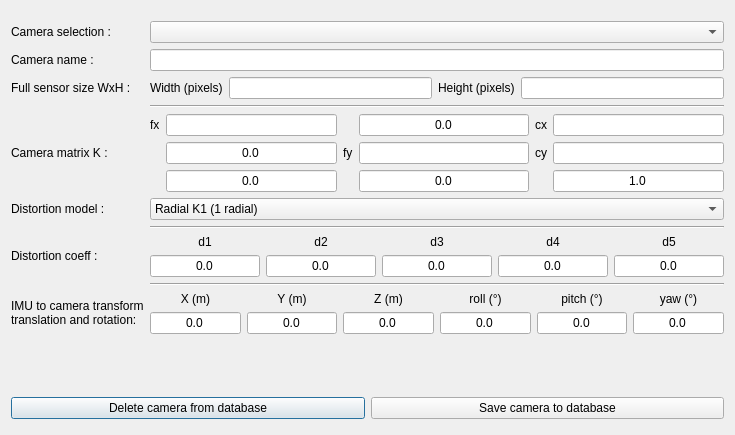
<?xml version="1.0" encoding="UTF-8"?>
<ui version="4.0">
 <class>CameraManagerTool</class>
 <widget class="QDialog" name="CameraManagerTool">
  <property name="geometry">
   <rect>
    <x>0</x>
    <y>0</y>
    <width>735</width>
    <height>435</height>
   </rect>
  </property>
  <property name="windowTitle">
   <string>Camera Manager</string>
  </property>
  <layout class="QHBoxLayout" name="horizontalLayout">
   <item>
    <layout class="QVBoxLayout" name="verticalLayout_2">
     <property name="leftMargin">
      <number>0</number>
     </property>
     <property name="topMargin">
      <number>5</number>
     </property>
     <property name="bottomMargin">
      <number>5</number>
     </property>
     <item>
      <layout class="QGridLayout" name="gridLayout">
       <property name="topMargin">
        <number>5</number>
       </property>
       <property name="bottomMargin">
        <number>5</number>
       </property>
       <item row="8" column="0">
        <widget class="QLabel" name="label_5">
         <property name="text">
          <string>Distortion coeff :</string>
         </property>
        </widget>
       </item>
       <item row="1" column="0">
        <widget class="QLabel" name="label_2">
         <property name="text">
          <string>Camera name :</string>
         </property>
        </widget>
       </item>
       <item row="9" column="1">
        <widget class="Line" name="line">
         <property name="orientation">
          <enum>Qt::Horizontal</enum>
         </property>
        </widget>
       </item>
       <item row="0" column="1">
        <widget class="QComboBox" name="cam_selection_cb"/>
       </item>
       <item row="2" column="1">
        <layout class="QGridLayout" name="gridLayout_5">
         <item row="0" column="1">
          <widget class="QLineEdit" name="sensor_width"/>
         </item>
         <item row="0" column="2">
          <widget class="QLabel" name="label_17">
           <property name="text">
            <string>Height (pixels)</string>
           </property>
          </widget>
         </item>
         <item row="0" column="3">
          <widget class="QLineEdit" name="sensor_height"/>
         </item>
         <item row="0" column="0">
          <widget class="QLabel" name="label_16">
           <property name="text">
            <string>Width (pixels)</string>
           </property>
          </widget>
         </item>
        </layout>
       </item>
       <item row="10" column="1">
        <layout class="QGridLayout" name="gridLayout_6">
         <item row="1" column="6">
          <widget class="QLabel" name="label_24">
           <property name="text">
            <string>yaw (°)</string>
           </property>
           <property name="alignment">
            <set>Qt::AlignCenter</set>
           </property>
          </widget>
         </item>
         <item row="1" column="4">
          <widget class="QLabel" name="label_22">
           <property name="text">
            <string>roll (°)</string>
           </property>
           <property name="alignment">
            <set>Qt::AlignCenter</set>
           </property>
          </widget>
         </item>
         <item row="1" column="3">
          <widget class="QLabel" name="label_19">
           <property name="text">
            <string>Z (m)</string>
           </property>
           <property name="alignment">
            <set>Qt::AlignCenter</set>
           </property>
          </widget>
         </item>
         <item row="1" column="5">
          <widget class="QLabel" name="label_23">
           <property name="text">
            <string>pitch (°)</string>
           </property>
           <property name="alignment">
            <set>Qt::AlignCenter</set>
           </property>
          </widget>
         </item>
         <item row="1" column="0">
          <widget class="QLabel" name="label_20">
           <property name="text">
            <string>X (m)</string>
           </property>
           <property name="alignment">
            <set>Qt::AlignCenter</set>
           </property>
          </widget>
         </item>
         <item row="1" column="1">
          <widget class="QLabel" name="label_21">
           <property name="text">
            <string>Y (m)</string>
           </property>
           <property name="alignment">
            <set>Qt::AlignCenter</set>
           </property>
          </widget>
         </item>
         <item row="2" column="0">
          <widget class="QLineEdit" name="X_le">
           <property name="text">
            <string>0.0</string>
           </property>
           <property name="alignment">
            <set>Qt::AlignCenter</set>
           </property>
          </widget>
         </item>
         <item row="2" column="1">
          <widget class="QLineEdit" name="Y_le">
           <property name="text">
            <string>0.0</string>
           </property>
           <property name="alignment">
            <set>Qt::AlignCenter</set>
           </property>
          </widget>
         </item>
         <item row="2" column="3">
          <widget class="QLineEdit" name="Z_le">
           <property name="text">
            <string>0.0</string>
           </property>
           <property name="alignment">
            <set>Qt::AlignCenter</set>
           </property>
          </widget>
         </item>
         <item row="2" column="4">
          <widget class="QLineEdit" name="roll_le">
           <property name="text">
            <string>0.0</string>
           </property>
           <property name="alignment">
            <set>Qt::AlignCenter</set>
           </property>
          </widget>
         </item>
         <item row="2" column="5">
          <widget class="QLineEdit" name="pitch_le">
           <property name="text">
            <string>0.0</string>
           </property>
           <property name="alignment">
            <set>Qt::AlignCenter</set>
           </property>
          </widget>
         </item>
         <item row="2" column="6">
          <widget class="QLineEdit" name="yaw_le">
           <property name="text">
            <string>0.0</string>
           </property>
           <property name="alignment">
            <set>Qt::AlignCenter</set>
           </property>
          </widget>
         </item>
        </layout>
       </item>
       <item row="10" column="0">
        <widget class="QLabel" name="label_18">
         <property name="text">
          <string>IMU to camera transform
translation and rotation:</string>
         </property>
        </widget>
       </item>
       <item row="1" column="1">
        <widget class="QLineEdit" name="camera_name">
         <property name="maximumSize">
          <size>
           <width>16777215</width>
           <height>16777215</height>
          </size>
         </property>
        </widget>
       </item>
       <item row="3" column="1">
        <widget class="Line" name="line_3">
         <property name="orientation">
          <enum>Qt::Horizontal</enum>
         </property>
        </widget>
       </item>
       <item row="0" column="0">
        <widget class="QLabel" name="label">
         <property name="text">
          <string>Camera selection :</string>
         </property>
        </widget>
       </item>
       <item row="5" column="1">
        <widget class="QComboBox" name="dist_model_cb">
         <item>
          <property name="text">
           <string>Radial K1 (1 radial)</string>
          </property>
         </item>
         <item>
          <property name="text">
           <string>Radial K3 (3 radial)</string>
          </property>
         </item>
         <item>
          <property name="text">
           <string>Brown T2 (3 radial+ 2 tan)</string>
          </property>
         </item>
         <item>
          <property name="text">
           <string>Fisheye</string>
          </property>
         </item>
        </widget>
       </item>
       <item row="4" column="0">
        <widget class="QLabel" name="label_3">
         <property name="text">
          <string>Camera matrix K :</string>
         </property>
        </widget>
       </item>
       <item row="4" column="1">
        <layout class="QGridLayout" name="gridLayout_2">
         <item row="2" column="4">
          <widget class="QLineEdit" name="K32_le">
           <property name="text">
            <string>0.0</string>
           </property>
           <property name="alignment">
            <set>Qt::AlignCenter</set>
           </property>
          </widget>
         </item>
         <item row="0" column="1">
          <widget class="QLabel" name="label_11">
           <property name="text">
            <string>fx</string>
           </property>
          </widget>
         </item>
         <item row="1" column="3">
          <widget class="QLabel" name="label_12">
           <property name="text">
            <string>fy</string>
           </property>
          </widget>
         </item>
         <item row="0" column="2">
          <widget class="QLineEdit" name="K11_le">
           <property name="alignment">
            <set>Qt::AlignCenter</set>
           </property>
          </widget>
         </item>
         <item row="1" column="6">
          <widget class="QLineEdit" name="K23_le">
           <property name="alignment">
            <set>Qt::AlignCenter</set>
           </property>
          </widget>
         </item>
         <item row="1" column="4">
          <widget class="QLineEdit" name="K22_le">
           <property name="alignment">
            <set>Qt::AlignCenter</set>
           </property>
          </widget>
         </item>
         <item row="2" column="2">
          <widget class="QLineEdit" name="K31_le">
           <property name="text">
            <string>0.0</string>
           </property>
           <property name="alignment">
            <set>Qt::AlignCenter</set>
           </property>
          </widget>
         </item>
         <item row="1" column="2">
          <widget class="QLineEdit" name="K21_le">
           <property name="text">
            <string>0.0</string>
           </property>
           <property name="alignment">
            <set>Qt::AlignCenter</set>
           </property>
          </widget>
         </item>
         <item row="2" column="6">
          <widget class="QLineEdit" name="K33_le">
           <property name="text">
            <string>1.0</string>
           </property>
           <property name="alignment">
            <set>Qt::AlignCenter</set>
           </property>
          </widget>
         </item>
         <item row="1" column="5">
          <widget class="QLabel" name="label_14">
           <property name="text">
            <string>cy</string>
           </property>
          </widget>
         </item>
         <item row="0" column="4">
          <widget class="QLineEdit" name="K12_le">
           <property name="text">
            <string>0.0</string>
           </property>
           <property name="alignment">
            <set>Qt::AlignCenter</set>
           </property>
          </widget>
         </item>
         <item row="0" column="6">
          <widget class="QLineEdit" name="K13_le">
           <property name="alignment">
            <set>Qt::AlignCenter</set>
           </property>
          </widget>
         </item>
         <item row="0" column="5">
          <widget class="QLabel" name="label_13">
           <property name="text">
            <string>cx</string>
           </property>
          </widget>
         </item>
        </layout>
       </item>
       <item row="8" column="1">
        <layout class="QGridLayout" name="gridLayout_4">
         <item row="1" column="2">
          <widget class="QLineEdit" name="d3_le">
           <property name="text">
            <string>0.0</string>
           </property>
           <property name="alignment">
            <set>Qt::AlignCenter</set>
           </property>
          </widget>
         </item>
         <item row="1" column="3">
          <widget class="QLineEdit" name="d4_le">
           <property name="text">
            <string>0.0</string>
           </property>
           <property name="alignment">
            <set>Qt::AlignCenter</set>
           </property>
          </widget>
         </item>
         <item row="1" column="4">
          <widget class="QLineEdit" name="d5_le">
           <property name="text">
            <string>0.0</string>
           </property>
           <property name="alignment">
            <set>Qt::AlignCenter</set>
           </property>
          </widget>
         </item>
         <item row="1" column="1">
          <widget class="QLineEdit" name="d2_le">
           <property name="text">
            <string>0.0</string>
           </property>
           <property name="alignment">
            <set>Qt::AlignCenter</set>
           </property>
          </widget>
         </item>
         <item row="1" column="0">
          <widget class="QLineEdit" name="d1_le">
           <property name="text">
            <string>0.0</string>
           </property>
           <property name="alignment">
            <set>Qt::AlignCenter</set>
           </property>
          </widget>
         </item>
         <item row="0" column="0">
          <widget class="QLabel" name="label_6">
           <property name="text">
            <string>d1</string>
           </property>
           <property name="alignment">
            <set>Qt::AlignCenter</set>
           </property>
          </widget>
         </item>
         <item row="0" column="1">
          <widget class="QLabel" name="label_7">
           <property name="text">
            <string>d2</string>
           </property>
           <property name="alignment">
            <set>Qt::AlignCenter</set>
           </property>
          </widget>
         </item>
         <item row="0" column="2">
          <widget class="QLabel" name="label_8">
           <property name="text">
            <string>d3</string>
           </property>
           <property name="alignment">
            <set>Qt::AlignCenter</set>
           </property>
          </widget>
         </item>
         <item row="0" column="3">
          <widget class="QLabel" name="label_9">
           <property name="text">
            <string>d4</string>
           </property>
           <property name="alignment">
            <set>Qt::AlignCenter</set>
           </property>
          </widget>
         </item>
         <item row="0" column="4">
          <widget class="QLabel" name="label_10">
           <property name="text">
            <string>d5</string>
           </property>
           <property name="alignment">
            <set>Qt::AlignCenter</set>
           </property>
          </widget>
         </item>
        </layout>
       </item>
       <item row="6" column="1">
        <widget class="Line" name="line_2">
         <property name="orientation">
          <enum>Qt::Horizontal</enum>
         </property>
        </widget>
       </item>
       <item row="5" column="0">
        <widget class="QLabel" name="label_4">
         <property name="text">
          <string>Distortion model :</string>
         </property>
        </widget>
       </item>
       <item row="2" column="0">
        <widget class="QLabel" name="label_15">
         <property name="text">
          <string>Full sensor size WxH :</string>
         </property>
        </widget>
       </item>
      </layout>
     </item>
     <item>
      <spacer name="verticalSpacer">
       <property name="orientation">
        <enum>Qt::Vertical</enum>
       </property>
       <property name="sizeHint" stdset="0">
        <size>
         <width>20</width>
         <height>40</height>
        </size>
       </property>
      </spacer>
     </item>
     <item>
      <layout class="QHBoxLayout" name="horizontalLayout_3">
       <property name="topMargin">
        <number>5</number>
       </property>
       <item>
        <widget class="QPushButton" name="delete_from_db_pb">
         <property name="text">
          <string>Delete camera from database</string>
         </property>
        </widget>
       </item>
       <item>
        <widget class="QPushButton" name="save_to_file_pb">
         <property name="text">
          <string>Save camera to database</string>
         </property>
        </widget>
       </item>
      </layout>
     </item>
    </layout>
   </item>
  </layout>
 </widget>
 <resources/>
 <connections/>
</ui>
